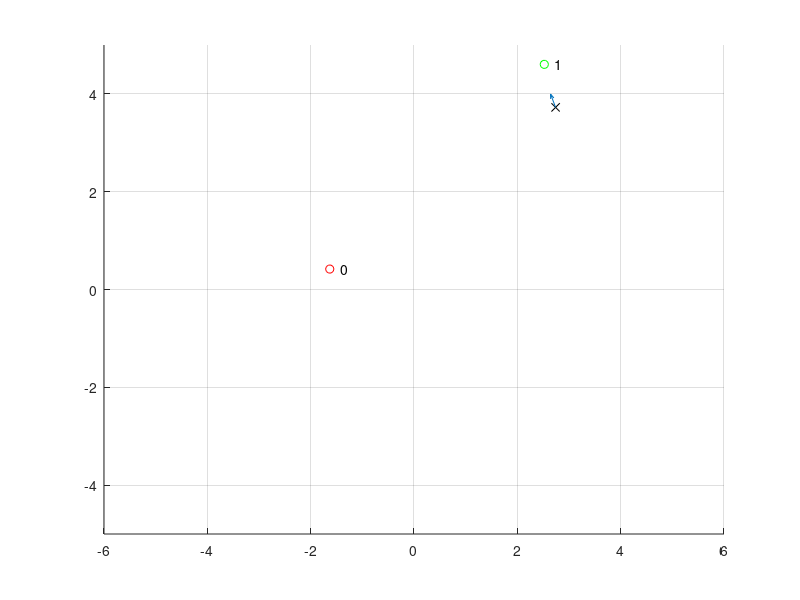

MATLAB code for this plot:
clc
clear
close all


DS1 = @(x) [-10 0; 0 -10] * x;
DS2 = @(x) [-5 0; 0 -5] * x;

Lim_ws = @(x) [min(max(x(1),-6),6) ; min(max(x(2),-5),5)];


% loop params
dt = 0.01;
t = 0;
T_final = 5;

% intial locaiton of the two objects
pos_red = [-1;-2];
pos_green = [1;-2];


% robot's param
pos_robot = [0;5];
vel_robot = [0;0];

D = 5;
M = 1;

b1 = 0.0;
b2 = 1 - b1;
B = [b1;b2];
epsilon = 10;



figure;
hold on
grid on
axis([-6 6 -5 5])


while(t < T_final)
    
    % desired velocity to reach each object
    f1 = DS1(pos_robot - pos_red);
    f2 = DS2(pos_robot - pos_green);
    

    if(norm(f1) > 4), f1 = f1 ./ norm(f1) * 4; end
    if(norm(f2) > 4), f2 = f2 ./ norm(f2) * 4; end


    % adaptations
    adapt_error = vel_robot - b1 .* f1 - b2 .* f2;
    term1 = (f1 - f2)'*adapt_error;
    term2 = (b1 - 0.5) .* (f1'*f1 + f2'*f2);
    
    b1_dot = epsilon * (term1 + term2);
    b1 = b1 + b1_dot .* dt;
    if(b1>1),b1=1;end
    if(b1<0),b1=0;end
    b2 = 1-b1;
    
    B(:,end+1) = [b1;b2];
    
    vel_desired = b1 .* f1 + b2 .* f2;
    
    
    % robot's movement
    F_control = -1 * D .* (vel_robot - vel_desired);
    acc = (1/M) * (F_control);
    vel_robot = vel_robot + acc   .* dt ;
    pos_robot   = pos_robot   + vel_robot .* dt;
    
    
    % objects movements
    
    pos_red = pos_red + 0.3* randn(2,1);
    pos_green = pos_green + 0.3* randn(2,1);
    
    if(b1 > 0.5)
        pos_red = pos_red + 0.05* (pos_robot - pos_red);        
    else
        pos_green = pos_green + 0.05* (pos_robot - pos_green);
        
    end
    
    
    
    % limiting movements to workspace
    pos_robot = Lim_ws(pos_robot);
    pos_red   = Lim_ws(pos_red);
    pos_green = Lim_ws(pos_green);
    
    
    % plotting
    cla
    plot(pos_robot(1),pos_robot(2), 'xk');
    plot(pos_red(1),pos_red(2), 'or');
    plot(pos_green(1),pos_green(2), 'og');
    
    text(pos_red(1)+0.2,pos_red(2), num2str(b1));
    text(pos_green(1)+0.2,pos_green(2), num2str(b2));

    
    quiver(pos_robot(1),pos_robot(2),vel_robot(1)*dt,vel_robot(2)*dt,20)
    
    
    
    drawnow
    pause(0.02)
    
    
    
    
    t = t + dt;
    
    disp(['b1 = ' , num2str(b1)]);
    disp(['b2 = ' , num2str(b2)]);
end














